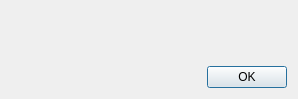
<?xml version="1.0" encoding="UTF-8"?>
<ui version="4.0">
 <class>ErrorDialog</class>
 <widget class="QDialog" name="ErrorDialog">
  <property name="geometry">
   <rect>
    <x>0</x>
    <y>0</y>
    <width>298</width>
    <height>99</height>
   </rect>
  </property>
  <property name="windowTitle">
   <string>Error</string>
  </property>
  <layout class="QVBoxLayout" name="verticalLayout">
   <item>
    <layout class="QHBoxLayout" name="horizontalLayout">
     <item>
      <widget class="QLabel" name="iconLabel">
       <property name="sizePolicy">
        <sizepolicy hsizetype="Maximum" vsizetype="Preferred">
         <horstretch>0</horstretch>
         <verstretch>0</verstretch>
        </sizepolicy>
       </property>
       <property name="text">
        <string/>
       </property>
       <property name="alignment">
        <set>Qt::AlignLeading|Qt::AlignLeft|Qt::AlignTop</set>
       </property>
       <property name="margin">
        <number>5</number>
       </property>
      </widget>
     </item>
     <item>
      <widget class="QLabel" name="errorText">
       <property name="sizePolicy">
        <sizepolicy hsizetype="MinimumExpanding" vsizetype="Preferred">
         <horstretch>0</horstretch>
         <verstretch>0</verstretch>
        </sizepolicy>
       </property>
       <property name="text">
        <string>&lt;Error description&gt;</string>
       </property>
       <property name="alignment">
        <set>Qt::AlignLeading|Qt::AlignLeft|Qt::AlignTop</set>
       </property>
      </widget>
     </item>
    </layout>
   </item>
   <item>
    <widget class="QDialogButtonBox" name="buttonBox">
     <property name="orientation">
      <enum>Qt::Horizontal</enum>
     </property>
     <property name="standardButtons">
      <set>QDialogButtonBox::Ok</set>
     </property>
     <property name="centerButtons">
      <bool>false</bool>
     </property>
    </widget>
   </item>
  </layout>
 </widget>
 <tabstops>
  <tabstop>buttonBox</tabstop>
 </tabstops>
 <resources/>
 <connections>
  <connection>
   <sender>buttonBox</sender>
   <signal>rejected()</signal>
   <receiver>ErrorDialog</receiver>
   <slot>reject()</slot>
   <hints>
    <hint type="sourcelabel">
     <x>325</x>
     <y>156</y>
    </hint>
    <hint type="destinationlabel">
     <x>286</x>
     <y>165</y>
    </hint>
   </hints>
  </connection>
  <connection>
   <sender>buttonBox</sender>
   <signal>accepted()</signal>
   <receiver>ErrorDialog</receiver>
   <slot>accept()</slot>
   <hints>
    <hint type="sourcelabel">
     <x>257</x>
     <y>156</y>
    </hint>
    <hint type="destinationlabel">
     <x>157</x>
     <y>165</y>
    </hint>
   </hints>
  </connection>
 </connections>
</ui>
